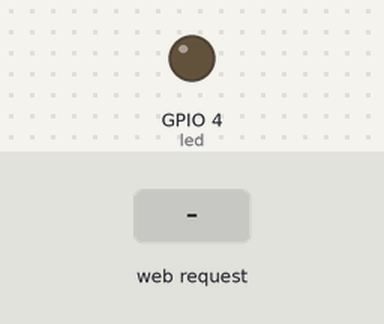
Recording of a program running on a simulated ESP8266 (NodeMCU). Parts: output pins drawn as LEDs (lit = HIGH). The test bench sets the inputs (shaded band). WiFi joins after 1.5 s; servers stay silent unless stated; storage starts empty; what the program prints to the serial monitor is not drawn.

Above: at 3.3 s.
3.4 s: HTTP request GET /ledon received
At 4.0 s:
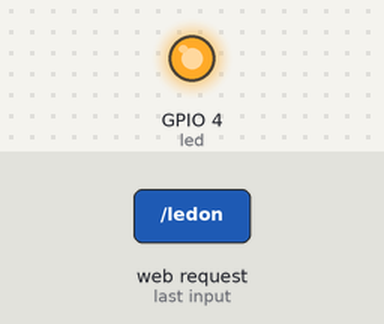
4.9 s: HTTP request GET /ledoff received
At 5.2 s:
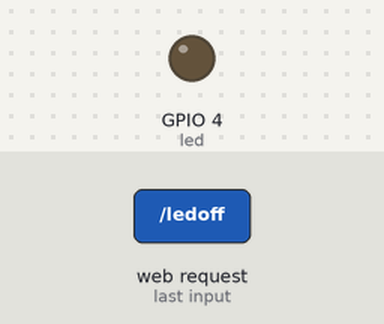
Timing chart, 0 to 7.9 s (numbered marks = the images above; inputs shaded):
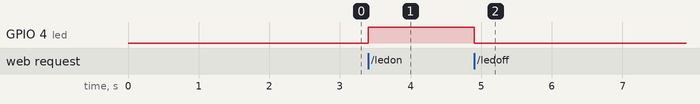

Measured:
- after the input at 3.4 s, GPIO 4 (led): LOW → HIGH at once
- after the input at 4.9 s, GPIO 4 (led): HIGH → LOW at once

The program:

main.cpp
```cpp
#include <Arduino.h>
#include <ESP8266WiFi.h>
#include <ESP8266WebServer.h>
#include <ESP8266mDNS.h>
//#include <ESPAsyncWebServer.h>
#include <LittleFS.h>

const char *ssid = "CABIN1";
const char *pass = "asdfghjkl";
ESP8266WebServer server(80);

uint8_t led= 04 ;

void handle_root()
{
File f = LittleFS.open("/index.html","r");
  server.streamFile(f, "text/html");
  //file.close();
  //server.send(200,"text/html",f);


}

void handle_notfound()
{

  server.send(404, "text/html", "jango pettu");
}

void ledon()
{
digitalWrite(led,HIGH);
server.send(200,"text/html","ledon");
}

void ledoff()
{
  digitalWrite(led,LOW);
server.send(200,"text/html","ledoff");
}
void setup()

{
    Serial.begin(115200);
delay(100);
pinMode(led,OUTPUT);

 if(LittleFS.begin())
 {
     Serial.print("littlefson");
 }
 else
 {
     Serial.print("littlefs no working");
 }
   WiFi.begin(ssid, pass);
  while (WiFi.status() != WL_CONNECTED)
  {
    Serial.print(".");
    delay(1000);
  }
  Serial.print(ssid);
  Serial.print("connected ip");
  Serial.println(WiFi.localIP());
   if (!MDNS.begin("esp8266"))
  {
    Serial.println("Error setting up MDNS responder!");
    while (1)
    {
      delay(1000);
    }
  }
  // put your setup code here, to run once:
FSInfo fs_info;
    LittleFS.info(fs_info);

    Serial.println("File sistem info.");

    Serial.print("Total space:      ");
    Serial.print(fs_info.totalBytes);
    Serial.println("byte");

    Serial.print("Total space used: ");
    Serial.print(fs_info.usedBytes);
    Serial.println("byte");

    Serial.print("Block size:       ");
    Serial.print(fs_info.blockSize);
    Serial.println("byte");

    Serial.print("Page size:        ");
    Serial.print(fs_info.totalBytes);
    Serial.println("byte");

    Serial.print("Max open files:   ");
    Serial.println(fs_info.maxOpenFiles);

    Serial.print("Max path lenght:  ");
    Serial.println(fs_info.maxPathLength);

    Serial.println();

    // Open dir folder
    Dir dir = LittleFS.openDir("/");
    // Cycle all the content
    while (dir.next()) {
        // get filename
        Serial.print(dir.fileName());
        Serial.print(" - ");
        // If element have a size display It else write 0
        if(dir.fileSize()) {
            File f = dir.openFile("r");
            Serial.println(f.size());
            f.close();
        }else{
            Serial.println("0");
        }
    }
server.on("/",handle_root);
server.on("/ledon",ledon);
server.on("/ledoff",ledoff);
server.onNotFound(handle_notfound);

server.begin();


}


void loop()
{
   MDNS.update();
  server.handleClient();
}
```
